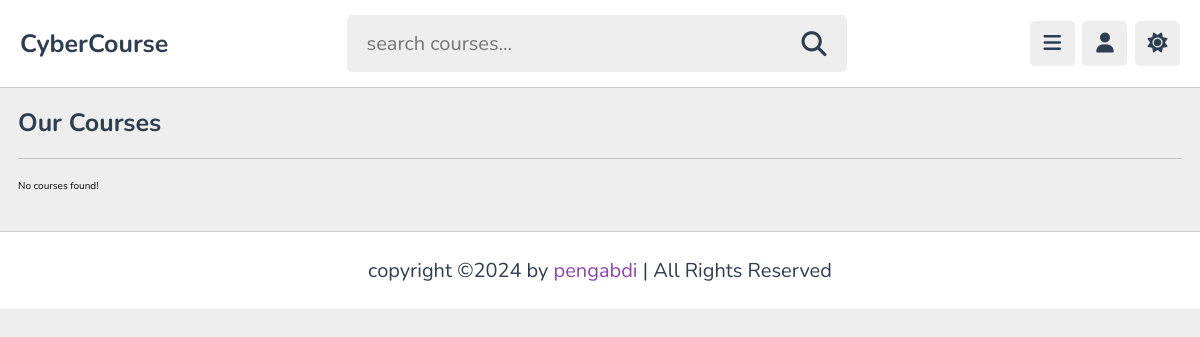
The app's page /course.php, older data.
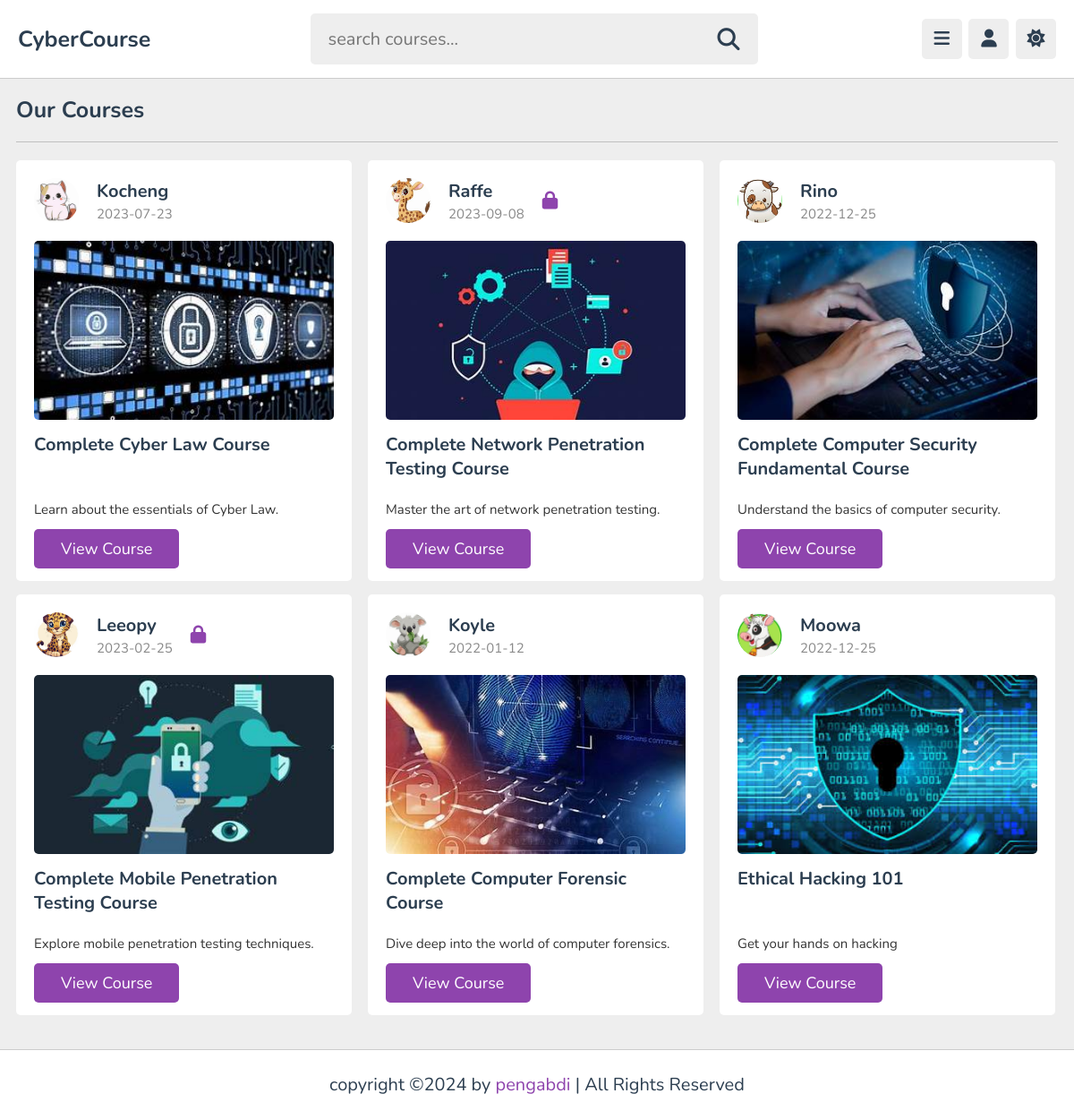
The same page, newer data.
### tables this page shows
CREATE TABLE `courses` (
  `course_id` int(11) NOT NULL,
  `course_title` varchar(255) NOT NULL,
  `category_id` int(11) DEFAULT NULL,
  `is_premium` tinyint(1) DEFAULT 0,
  `course_description` text DEFAULT NULL,
  `teacher_id` int(11) DEFAULT NULL,
  `course_created_date` date NOT NULL
);

CREATE TABLE `teachers` (
  `teacher_id` int(11) NOT NULL,
  `email` varchar(50) DEFAULT NULL,
  `teachers_name` varchar(50) NOT NULL
);

### course.php (the view, shortened to what this page needs)
<?php
  require_once("navigation.php");
  require_once("php/config.php");
  $query = "SELECT c.course_id, c.course_title, c.course_description, c.is_premium, c.course_created_date,
            t.teacher_id, t.teachers_name
            FROM courses c
            LEFT JOIN teachers t ON c.teacher_id = t.teacher_id";
  $result = mysqli_query($conn, $query);
?>
<!DOCTYPE html>
  <html lang="en">
    <head>
      <link
        rel="stylesheet"
        href="https://cdnjs.cloudflare.com/ajax/libs/font-awesome/6.2.0/css/all.min.css"
      />
      <link rel="stylesheet" href="css/style.css" />
    </head>
    <body>
      <section class="course">
        <h1 class="heading">Our Courses</h1>
        <div class="box-container">
          <?php
            if ($result && $result->num_rows > 0) {
                while ($row = $result->fetch_assoc()) {
                  $course_id = $row['course_id'];
                  $course_title = $row['course_title'];
                  $course_description = $row['course_description'];
                  $date = $row['course_created_date'];
                  $is_premium = $row['is_premium'];
                  $teacher_id = $row['teacher_id'];
                  $teacher_name = $row['teachers_name'];
                  $thumbnail_path = "img/thumbnails/tn" . $course_id . ".jpeg";
                  $teacher_image_path = "img/teachers/t" . $teacher_id . ".jpeg";
                  ?>
                    <div class="box">
                      <div class="tutor">
                        <img src="<?php echo $teacher_image_path; ?>" alt="<?php echo $teacher_name; ?>" />
                        <div>
                          <h3><?php echo htmlspecialchars($teacher_name); ?></h3>
                          <span><?php echo $date; ?></span>
                        </div>
                        <div class="premiumcourse">
                        <?php
                        if($is_premium == 1 && (!isset($_SESSION['role']) || $_SESSION['role'] !== "Premium")){
                          ?>
                          <i class="fa-solid fa-lock"></i>
                          <?php
                        }
                        ?>
                      </div>
                      </div>
                      <img src="<?php echo $thumbnail_path; ?>" class="thumb" alt="Course Thumbnail" />
                      <h3 class="title"><?php echo htmlspecialchars($course_title); ?></h3>
                      <div class="course-description">
                          <p><?php echo htmlspecialchars($course_description); ?></p>
                      </div>
                      <a href="playlist.php?course_id=<?php echo $course_id; ?>" class="inline-btn">View Course</a>
                    </div>
                    <?php
                }
            } else {
                echo "<p>No courses found!</p>";
            }
          ?>
        </div>
      </section>
      <footer class="footer">
        copyright &copy;2024 by <span>pengabdi</span> | All Rights Reserved
      </footer>
    </body>
</html>

Row changes from the older to the newer data that the page shows:
added courses: shows a picture, teacher.teachers_name "Kocheng", course_created_date "2023-07-23", course_title "Complete Cyber Law Course", course_description "Learn about the essentials of Cyber Law."
added courses: shows a picture, teacher.teachers_name "Raffe", course_created_date "2023-09-08", is_premium 1 (drawn), course_title "Complete Network Penetration Testing Course", course_description "Master the art of network penetration testing."
added courses: shows a picture, teacher.teachers_name "Rino", course_created_date "2022-12-25", course_title "Complete Computer Security Fundamental Course", course_description "Understand the basics of computer security."
added courses: shows a picture, teacher.teachers_name "Leeopy", course_created_date "2023-02-25", is_premium 1 (drawn), course_title "Complete Mobile Penetration Testing Course", course_description "Explore mobile penetration testing techniques."
added courses: shows a picture, teacher.teachers_name "Koyle", course_created_date "2022-01-12", course_title "Complete Computer Forensic Course", course_description "Dive deep into the world of computer forensics."
added courses: shows a picture, teacher.teachers_name "Moowa", course_created_date "2022-12-25", course_title "Ethical Hacking 101", course_description "Get your hands on hacking"
Text that changed along with them:
text no longer shown: "No courses found!"
